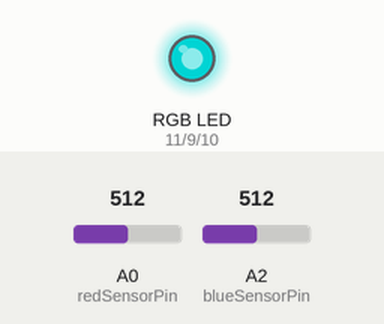
A sketch run on a simulated Arduino Uno, built with avr-gcc and run on an emulated ATmega328P. Shown: an RGB LED mixed from three pins (HIGH = lit). The inputs (shaded band) are chosen by the test bench; at power-on: A0 (redSensorPin) = 512, A2 (blueSensorPin) = 512. Dim RGB values are drawn brighter than linear; what the sketch prints to the serial monitor is not drawn.

Above: at 1.2 s.
1.3 s: A0 (redSensorPin) set to 414
At 1.9 s:
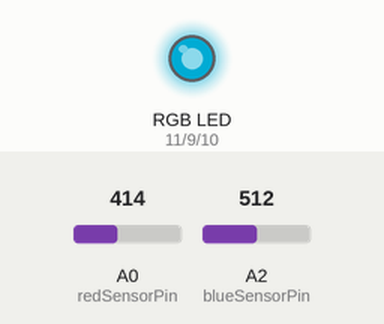
4.3 s: A0 (redSensorPin) set to 387
At 5.7 s:
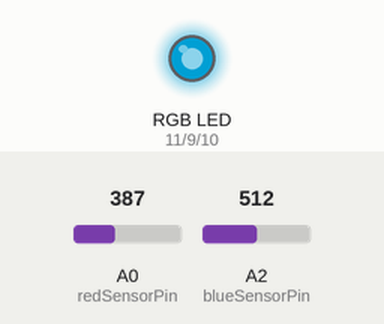
6.3 s: A2 (blueSensorPin) set to 413
At 7.6 s:
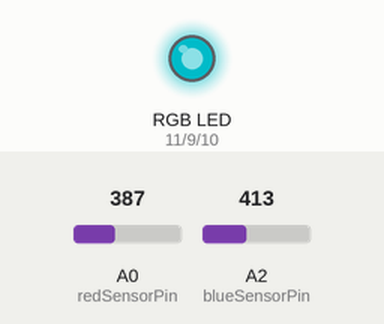
8.1 s: A2 (blueSensorPin) set to 391
At 8.9 s:
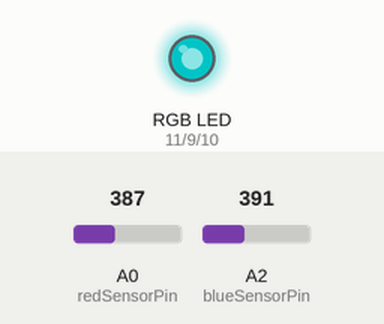
9.9 s: A2 (blueSensorPin) set to 716
At 10.9 s:
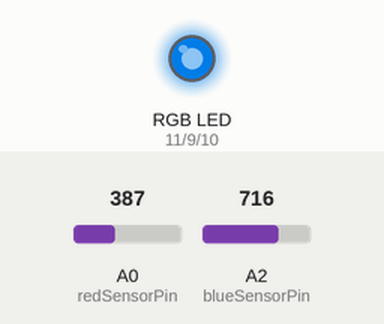
11.4 s: A0 (redSensorPin) set to 716
At 11.9 s:
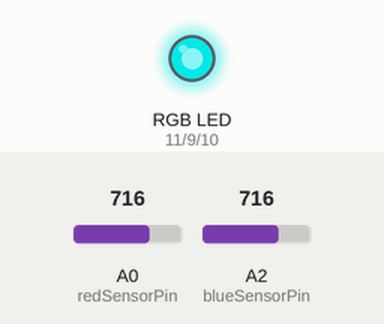
Timing chart, 0 to 14.0 s (numbered marks = the images above; inputs shaded):
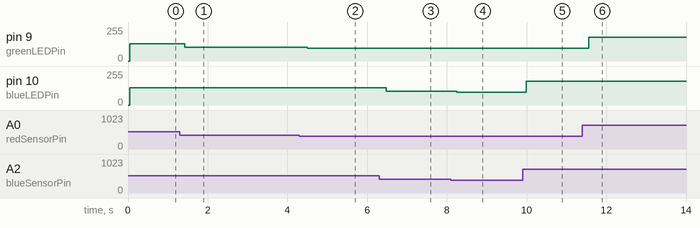

Measured:
- after the input at 1.3 s, pin 9 (greenLEDPin): 128/255 → 103/255 after 0.13 s
- after the input at 4.3 s, pin 9 (greenLEDPin): 103/255 → 96/255 after 0.20 s
- after the input at 6.3 s, pin 10 (blueLEDPin): 128/255 → 103/255 after 0.18 s
- after the input at 8.1 s, pin 10 (blueLEDPin): 103/255 → 97/255 after 0.15 s
- after the input at 9.9 s, pin 10 (blueLEDPin): 97/255 → 179/255 after 0.10 s
- after the input at 11.4 s, pin 9 (greenLEDPin): 96/255 → 179/255 after 0.16 s

The sketch:

Tutorial_4.ino
```cpp
//inputs
const int greenLEDPin = 9; //const is unchangeable
const int redLEDPin = 11;
const int blueLEDPin = 10;

//outputs
const int redSensorPin = A0;
const int greenSensorPin = A1;
const int blueSensorPin = A2;

//sensor value input
int redValue = 0; //set to 0 because they can be redifined
int greenValue = 0;
int blueValue = 0;

//output for dafing LEDS
int redSensorValue = 0;
int greenSensorValue = 0;
int blueSensorValue= 0;

void setup() {
  Serial.begin(9600); //bits per second

  pinMode(greenLEDPin, OUTPUT);
  pinMode(redLEDPin, OUTPUT);
  pinMode(blueLEDPin, OUTPUT);
}

void loop() {
  //read sensor values of RGB Photoresistors
  redSensorValue = analogRead(redSensorPin);
  delay(5);
  greenSensorValue = analogRead(redSensorPin);
  delay(5);
  blueSensorValue = analogRead(blueSensorPin);

  //prints sensor values on one line \t is tab
  Serial.print("Raw Sensor Values \t Red ");
  Serial.print(redSensorValue);
  Serial.print("\t Green: ");
  Serial.print(greenSensorValue);
  Serial.print("\t Blue: ");
  Serial.print(blueSensorValue);

  //converts sensor reading(between 0-1023) to an analog value between 0-255
  redValue = redSensorValue/4;
  greenValue = greenSensorValue/4;
  blueValue = blueSensorValue/4;

  //prints new mapped values on own line
  Serial.print("Mapped Sensor Value \t Red:");
  Serial.print(redValue);
  Serial.print("\t Green: ");
  Serial.print(greenValue);
  Serial.print("\t Blue: ");
  Serial.print(blueValue);

  //sets the LED light levels\
  analogWrite(redLEDPin, redValue);
  analogWrite(greenLEDPin, greenValue);
  analogWrite(blueLEDPin, blueValue);

}
```
